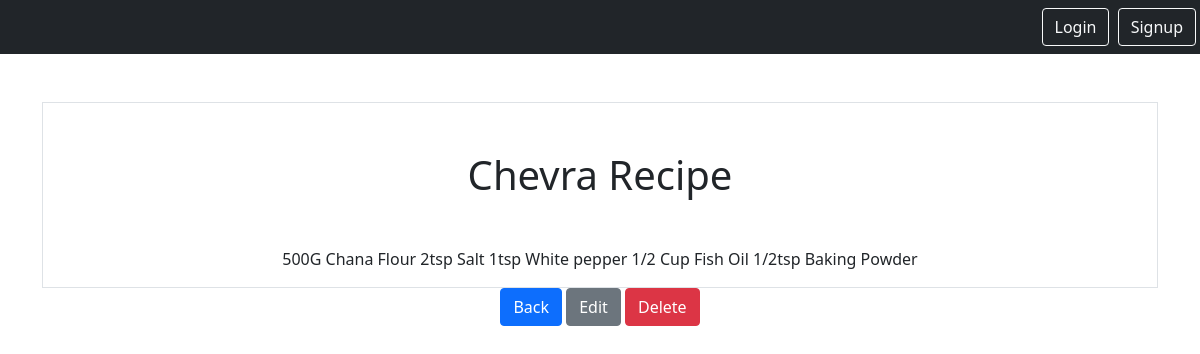
The page /smart/notes/3 on the database its author committed.
### notes/models.py (models this page shows)
class Notes(models.Model):
    title = models.CharField(max_length=200)
    text = models.TextField()
    created = models.DateTimeField(auto_now_add=True)
    user = models.ForeignKey(User, on_delete=models.CASCADE, related_name="notes")

### notes/views.py (the view)
# urls.py: path('notes/<int:pk>', views.NotesDetailView.as_view(), name="notes.detail"),
class NotesDetailView(DetailView):
    model = Notes
    context_object_name = "note"
    template_name = "notes/notes_detail.html"

### notes/templates/notes/notes_detail.html
{% extends "base.html" %} {% block content %}
<div class="border round">
<h1 class="my-5">{{note.title}}</h1>
<p>{{note.text}}</p>
</div>
<a href="{% url 'notes.list' %}" class="btn btn-primary ">Back</a>
<a href="{% url 'notes.update' pk=note.id %}" class="btn btn-secondary ">Edit</a>
<a href="{% url 'notes.delete' pk=note.id %}" class="btn btn-danger ">Delete</a>
{% endblock %}

### rows shown on the page
Notes: title "Chevra Recipe", text "500G Chana Flour 2tsp Salt 1tsp White pepper 1/2 Cup Fish Oil 1/2tsp Baking Powder"
